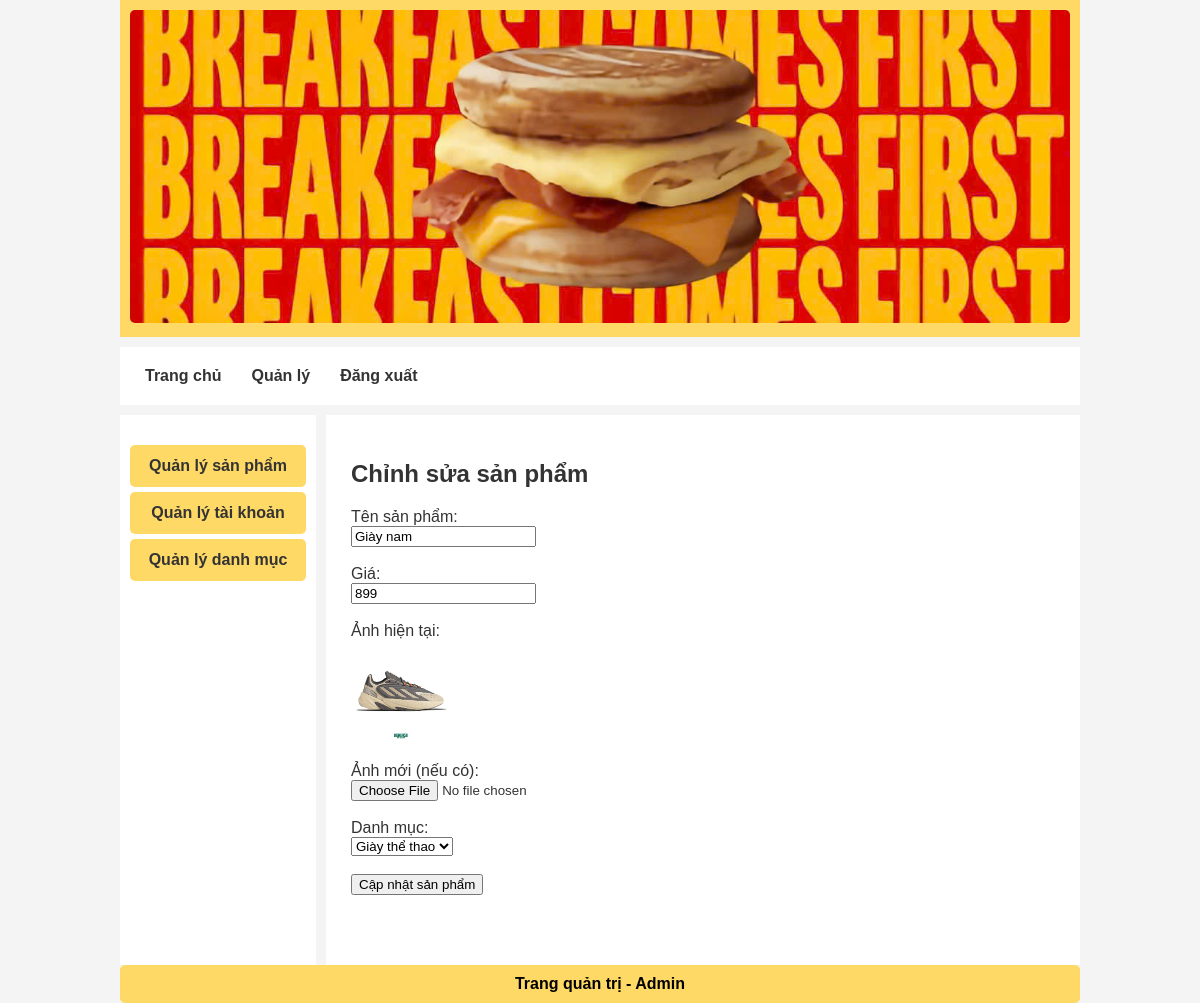
/Project_PHP_TranThiMyHanh/admin.php?act=edit_product&id=1 (signed in), run on the app's committed database.
### tables this page shows
CREATE TABLE `product` (
  `IDProduct` int(10) NOT NULL,
  `categogy_id` int(11) NOT NULL,
  `ProductName` varchar(100) NOT NULL,
  `Price` float NOT NULL,
  `Image` varchar(100) NOT NULL,
  `typeOfProduct` int(11) NOT NULL,
  `SellingPrice` double NOT NULL,
  `CostPrite` double NOT NULL
);

### Project_PHP_TranThiMyHanh/Model/mProduct.php (called while the page is built, shortened)
<?php
    class modelProduct {
        public function selectAllCategory() {
            $p = new clsConnect();
            $conn = $p->mOpen();
            if ($conn) {
                $strCategory = "SELECT * FROM categogy";
                $tblCategory = $conn->query($strCategory);
                return $tblCategory;
            } else {
                return false;
            }
        }
        public function selectProductById($id) {
            $conn = (new clsConnect())->mOpen();
            $sql = "SELECT * FROM product WHERE IDProduct = '$id'";
            return $conn->query($sql);
        }
    }
?>

### Project_PHP_TranThiMyHanh/Controller/cProduct.php (called while the page is built, shortened)
<?php
    include("Model/mProduct.php");
    class controlProduct {
        public function getAllCategory() {
            $p = new modelProduct();
            return $p->selectAllCategory();
        }
        public function getProductById($id) {
            $p = new modelProduct();
            return $p->selectProductById($id);
        }
    }
?>

### Project_PHP_TranThiMyHanh/View/edit_prod.php (the view, shortened to what this page needs)
<?php
    include_once("Controller/cProduct.php");
    $p = new controlProduct();
    $categories = $p->getAllCategory();
?>
<h2>Chỉnh sửa sản phẩm</h2>
<form action="admin.php?act=edit_product&id=<?= $product['IDProduct'] ?>" method="post" enctype="multipart/form-data">
    <label>Tên sản phẩm:</label><br>
    <input type="text" name="ProductName" value="<?= $product['ProductName'] ?>" required><br><br>
    <label>Giá:</label><br>
    <input type="number" name="Price" value="<?= $product['Price'] ?>" required><br><br>
    <label>Ảnh hiện tại:</label><br>
    <img src="View/img/img_prod/<?= $product['Image'] ?>" width="100"><br><br>
    <label>Ảnh mới (nếu có):</label><br>
    <input type="file" name="Image"><br><br>
    <label>Danh mục:</label><br>
    <select name="category_id" required>
        <?php
        while ($row = $categories->fetch_assoc()) {
            $selected = ($row['category_id'] == $product['category_id']) ? "selected" : "";
            echo "<option value='{$row['category_id']}' $selected>{$row['name']}</option>";
        }
        ?>
    </select><br><br>
    <button type="submit" name="update">Cập nhật sản phẩm</button>
</form>

### Project_PHP_TranThiMyHanh/View/css/style.css (style rules this page uses)
body { font-family: Arial, sans-serif; margin: 0; padding: 0; background-color: #f4f4f4; color: #333; }

### data on the page
product: ProductName "Giày nam", Price "899", Image (picture)

### other printed values
form field category_id "Giày thể thao"
